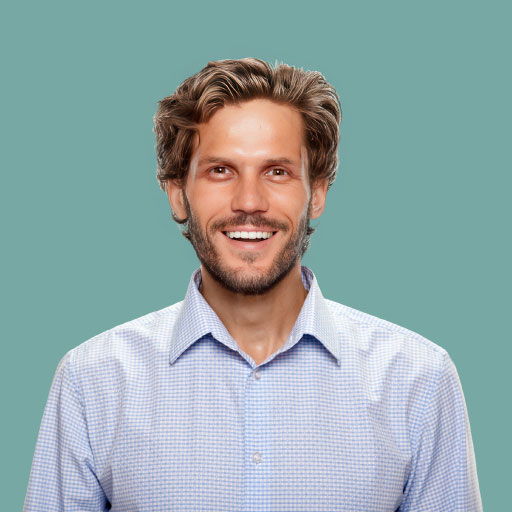
#> input picture img/face_photo.jpg, 512 x 512 px
$ python face_detection_photo.py
#> lines starting #> are read from the running program, lines starting #| are printed output that depends on the picture; after the words box and inside, x2 and y2 are one past the last pixel; in counts of white or black regions, pixels touching at a corner belong together
import cv2

# OpenCV에 내장된 얼굴 인식 분류기 로딩
face_cascade = cv2.CascadeClassifier(cv2.data.haarcascades + 'haarcascade_frontalface_default.xml')

# 이미지 불러오기
img = cv2.imread('../img/face_photo.jpg')
#> img is the input picture: shape (512, 512, 3); mean B, G, R 169.8, 168.8, 147.1
gray = cv2.cvtColor(img, cv2.COLOR_BGR2GRAY)
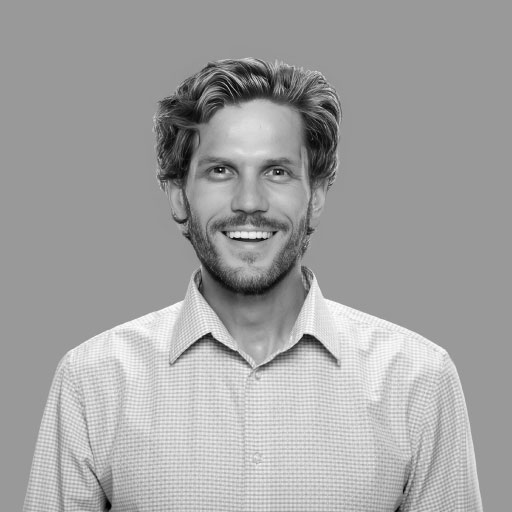
#> gray: shape (512, 512); min 0, max 255, mean 162.5

# 얼굴 검출
faces = face_cascade.detectMultiScale(gray, 1.1, 4)
#> faces = [[169, 111, 159, 159]]

# 검출된 얼굴에 사각형 그리기
for (x, y, w, h) in faces:
    cv2.rectangle(img, (x, y), (x+w, y+h), (255, 0, 0), 2)
#> this loop made 1 pass
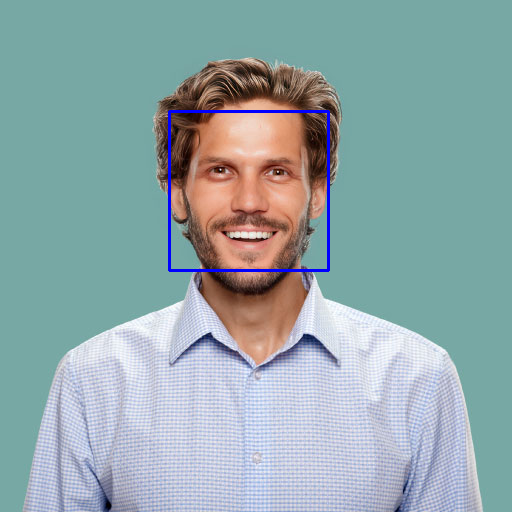
#> img: shape (512, 512, 3); 0.73% of pixels changed, all inside (x1, y1, x2, y2) = (168, 110, 330, 272)

# 결과 확인
cv2.imshow('Face Detection', img)
cv2.waitKey(0)
cv2.destroyAllWindows()

print(f"Found {len(faces)} faces!")
#| Found 1 faces!
